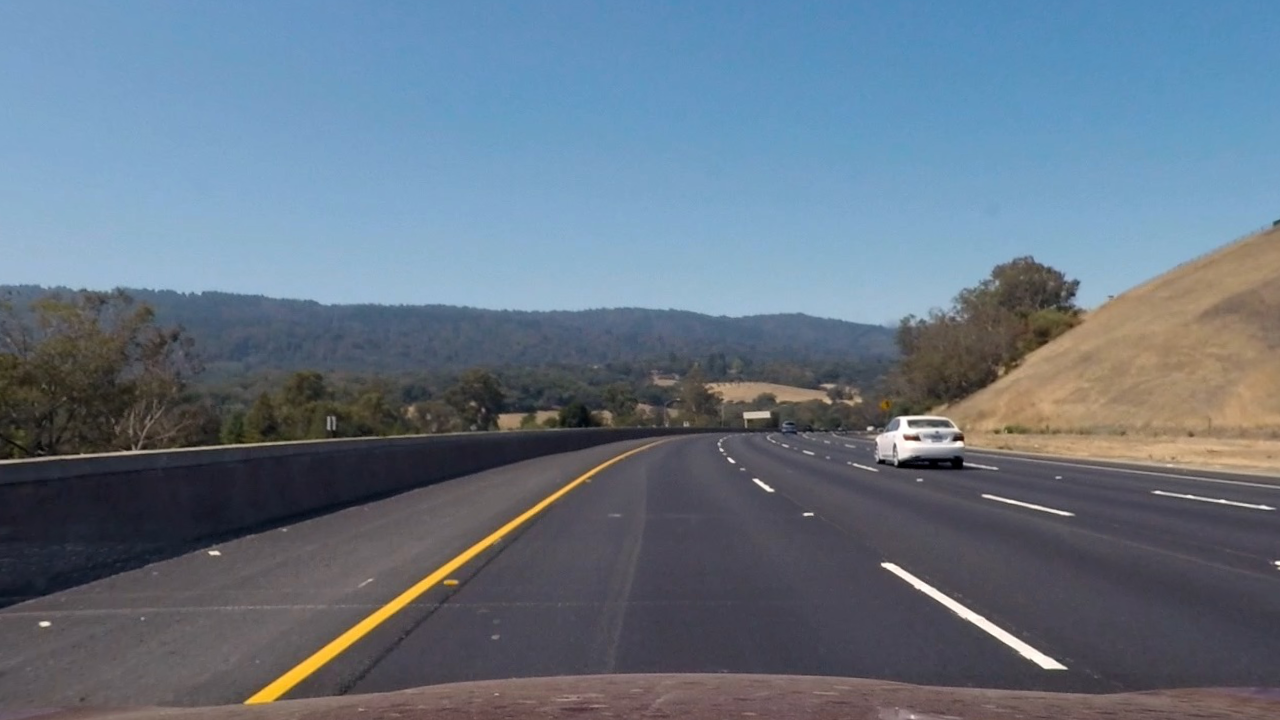
#> input picture code/tests/001_undistorted_image.png, 1280 x 720 px
$ python -i color_threshold.py   (imports and definitions only)
#> lines starting #> are read from the running program, lines starting #| are printed output that depends on the picture; after the words box and inside, x2 and y2 are one past the last pixel; in counts of white or black regions, pixels touching at a corner belong together
#> further down, picture is the input picture: shape (720, 1280, 3); mean B, G, R 131.1, 115.9, 101.5
import numpy as np
import cv2


class WhiteAndYellowColorThresholdOperation:

    def __init__(self):
        self._lower_yellow = np.array([20, 0, 170], dtype=np.uint8)
        self._upper_yellow = np.array([55, 255, 255], dtype=np.uint8)

        self._lower_white = np.array([0, 0, 220], dtype=np.uint8)
        self._upper_white = np.array([255, 25, 255], dtype=np.uint8)

    def execute(self, bgr_image):
        hsv_image = cv2.cvtColor(bgr_image, cv2.COLOR_BGR2HSV)
#> hsv_image: shape (720, 1280, 3); mean H, S, V 96.7, 71.3, 138
        mask_yellow = cv2.inRange(hsv_image, self._lower_yellow, self._upper_yellow)
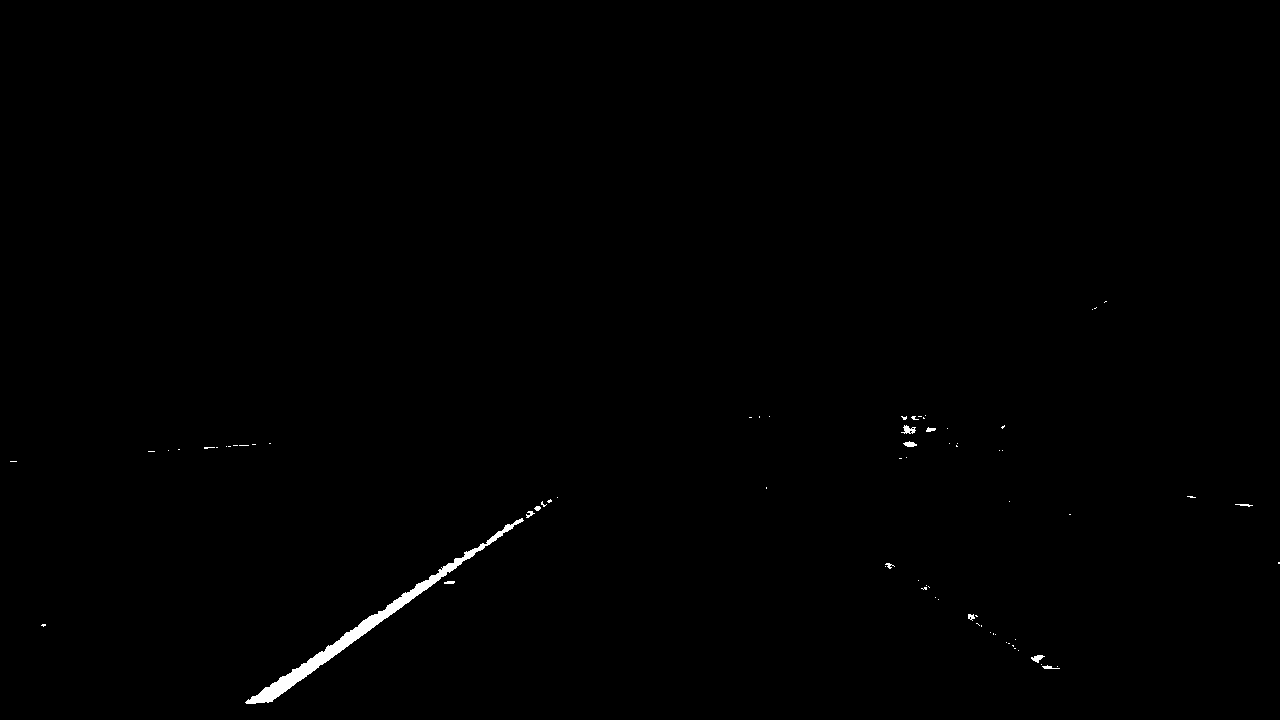
#> mask_yellow: shape (720, 1280); 0.4% white; 74 white regions (62 under 20 px), largest, box (x1, y1, x2, y2) and area: (245, 518, 524, 704) 3029, (901, 425, 916, 434) 74, (1031, 655, 1045, 663) 60
        mask_white = cv2.inRange(hsv_image, self._lower_white, self._upper_white)
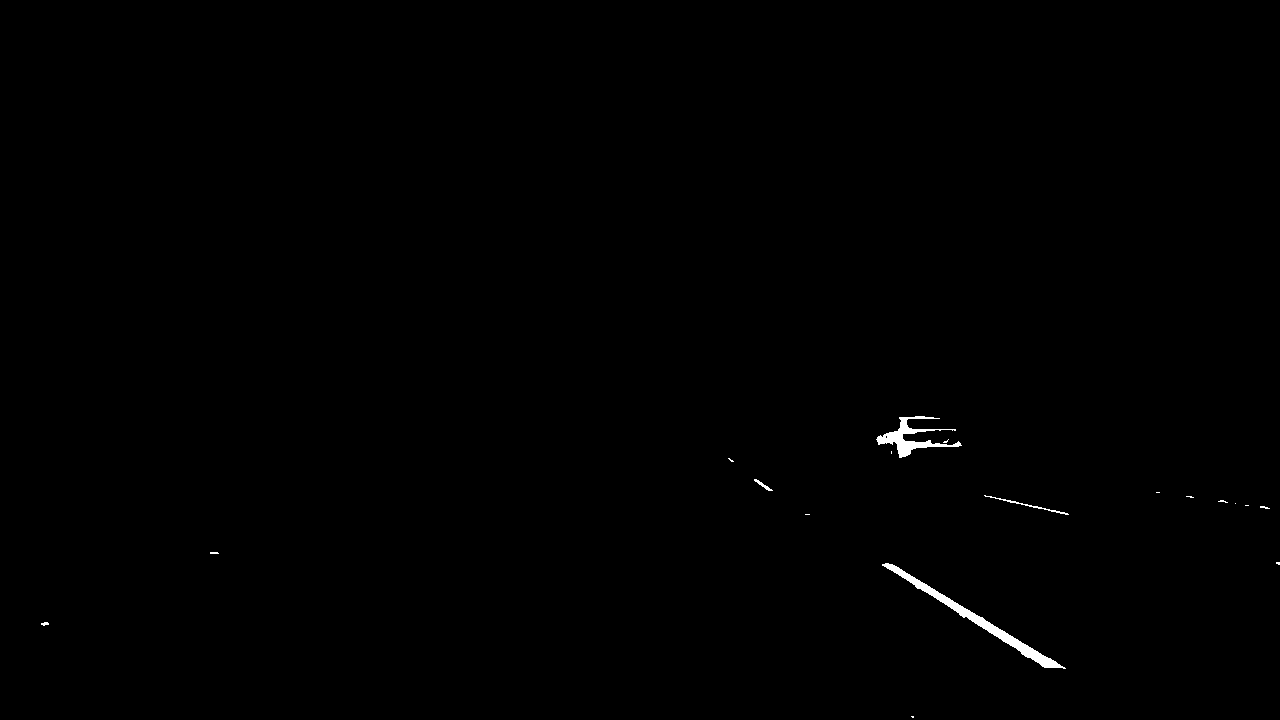
#> mask_white: shape (720, 1280); 0.33% white; 18 white regions (13 under 20 px), largest, box (x1, y1, x2, y2) and area: (882, 563, 1066, 669) 1644, (876, 416, 962, 458) 1018, (984, 495, 1069, 515) 145, (754, 479, 773, 491) 60, (41, 622, 49, 626) 22

        mask = cv2.add(mask_white, mask_yellow)
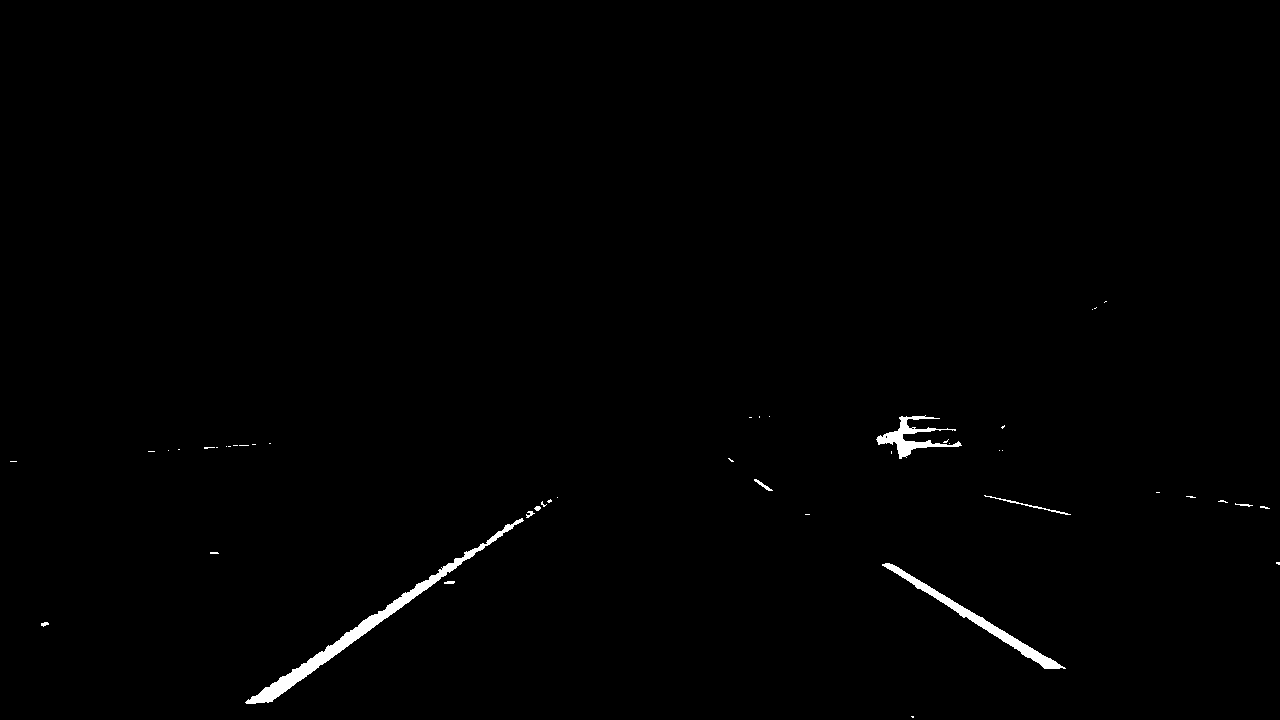
#> mask: shape (720, 1280); 0.69% white; 46 white regions (36 under 20 px), largest, box (x1, y1, x2, y2) and area: (245, 518, 524, 704) 3029, (882, 563, 1066, 669) 1665, (876, 415, 962, 459) 1057
        return mask

>>> import cv2
>>> picture = cv2.imread('../tests/001_undistorted_image.png')
>>> result = WhiteAndYellowColorThresholdOperation().execute(picture)

$ run again, on code/tests/curvature_test_image_color.png
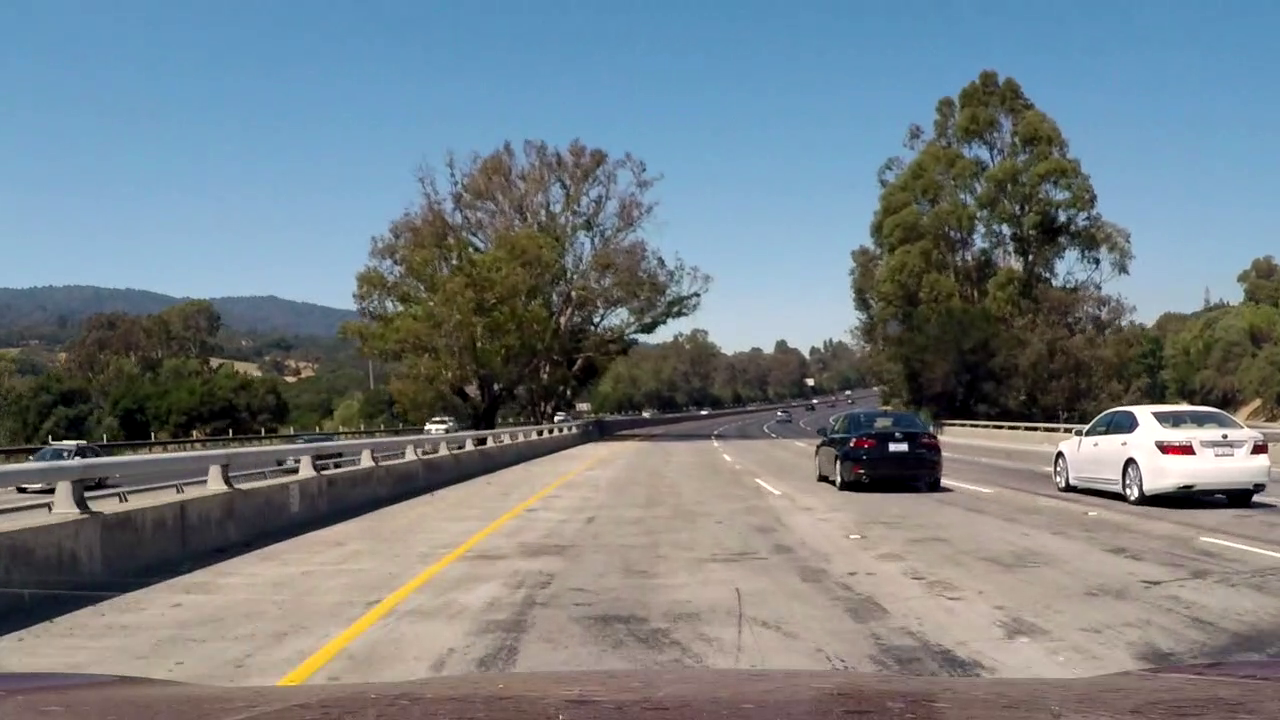
#> input picture code/tests/curvature_test_image_color.png, 1280 x 720 px
#> picture is the input picture: shape (720, 1280, 3); mean B, G, R 132.5, 127.1, 117.5
#> hsv_image: shape (720, 1280, 3); mean H, S, V 59.1, 76, 146.6
#> in execute, `mask_yellow = cv2.inRange(hsv_image, self._lower_yellow, self._upper_y..`:
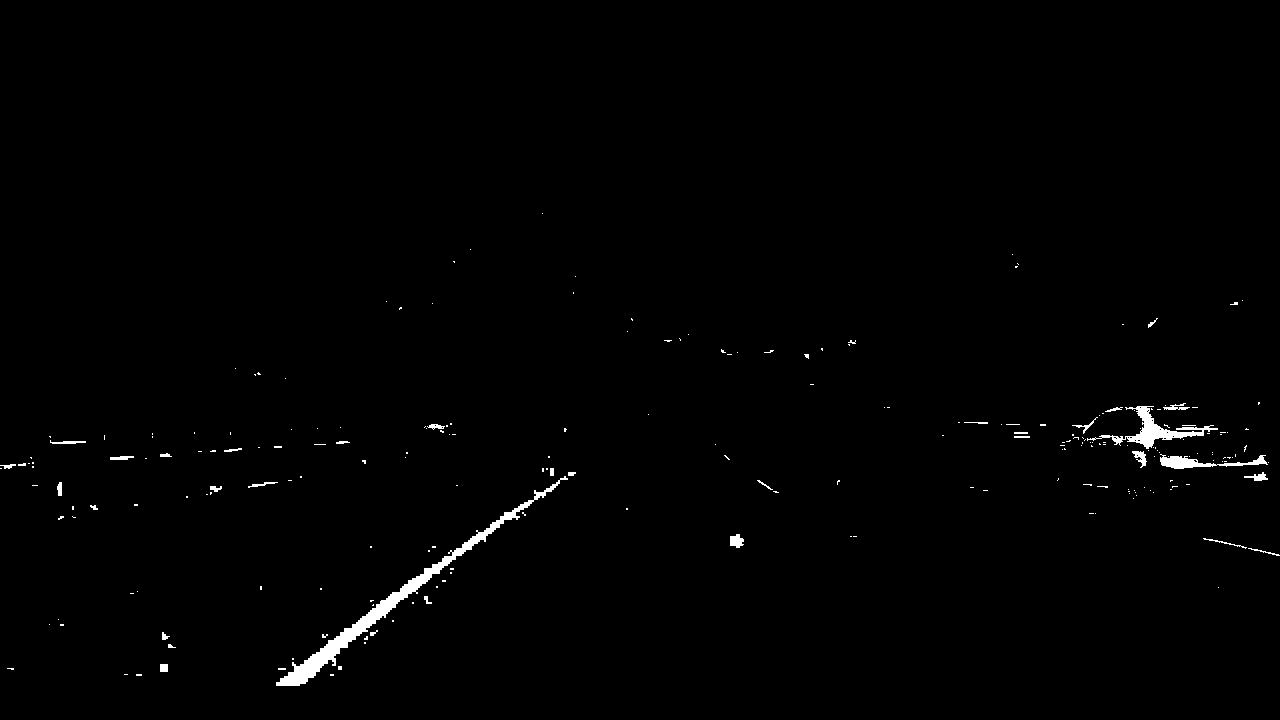
#> mask_yellow: shape (720, 1280); 0.86% white; 233 white regions (199 under 20 px), largest, box (x1, y1, x2, y2) and area: (276, 476, 568, 686) 3539, (1087, 406, 1218, 449) 1228, (1160, 454, 1268, 469) 638
#> mask_white: shape (720, 1280); 0.98% white; 72 white regions (63 under 20 px), largest, box (x1, y1, x2, y2) and area: (1056, 405, 1269, 490) 8305, (1203, 538, 1280, 556) 140, (425, 423, 447, 433) 84
#> in execute, `mask = cv2.add(mask_white, mask_yellow)`:
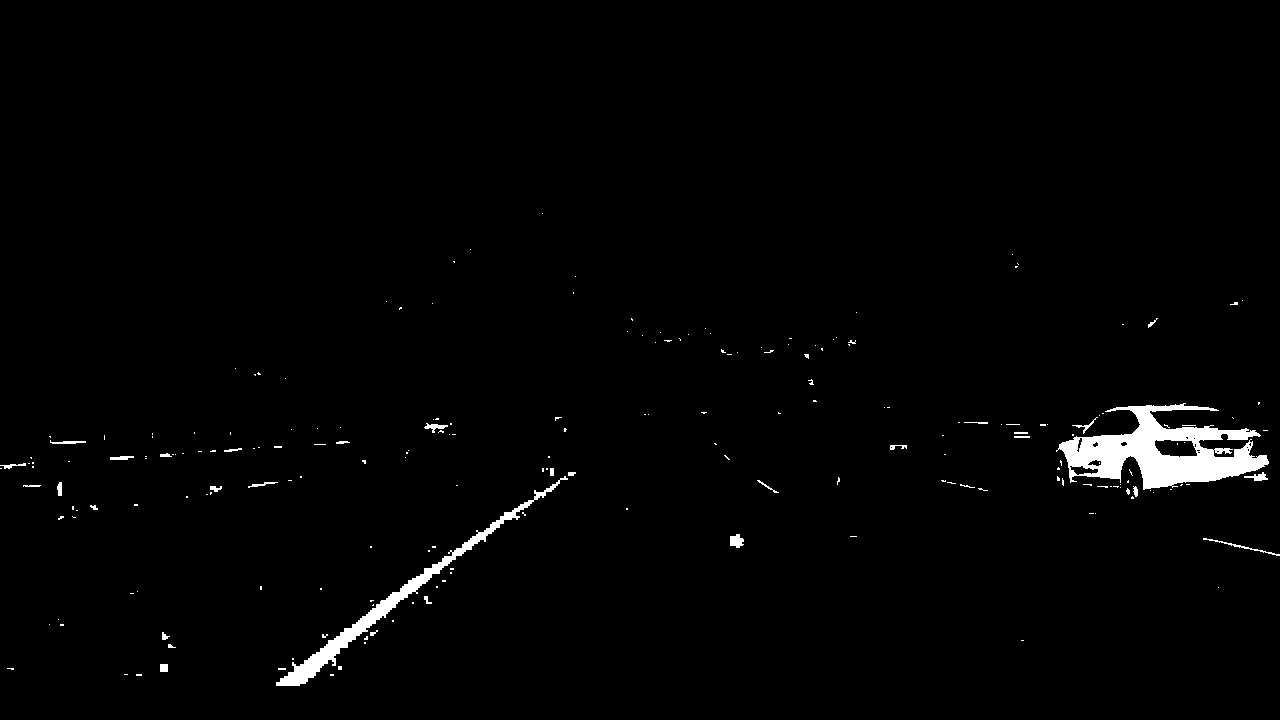
#> mask: shape (720, 1280); 1.6% white; 214 white regions (181 under 20 px), largest, box (x1, y1, x2, y2) and area: (1056, 403, 1269, 490) 8436, (276, 476, 568, 686) 3539, (730, 534, 744, 548) 142
